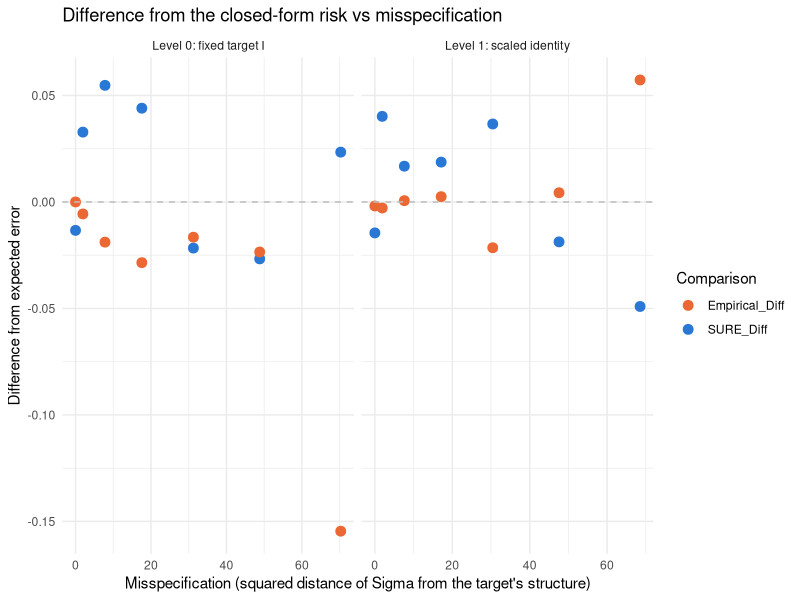
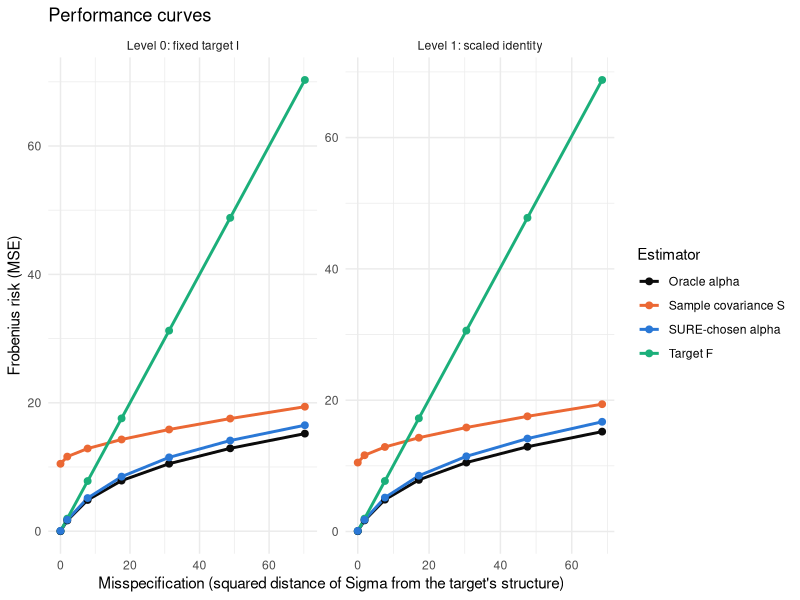
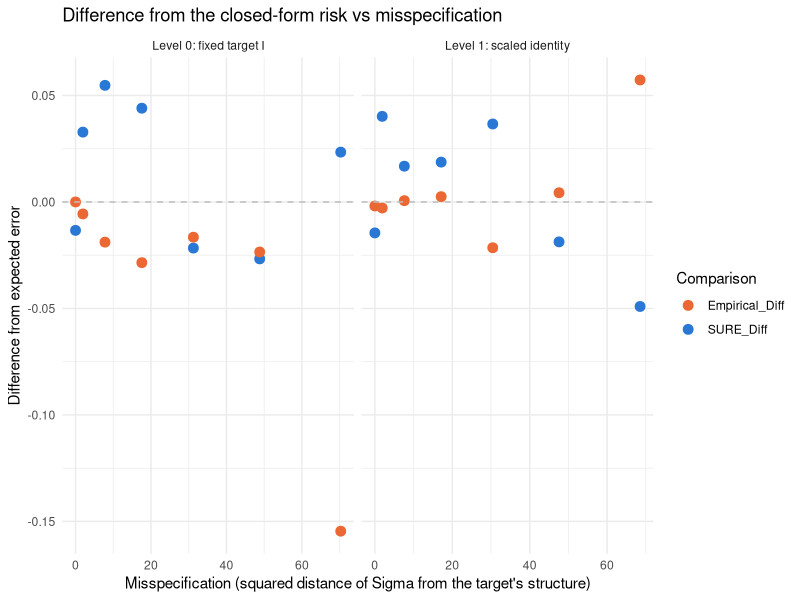
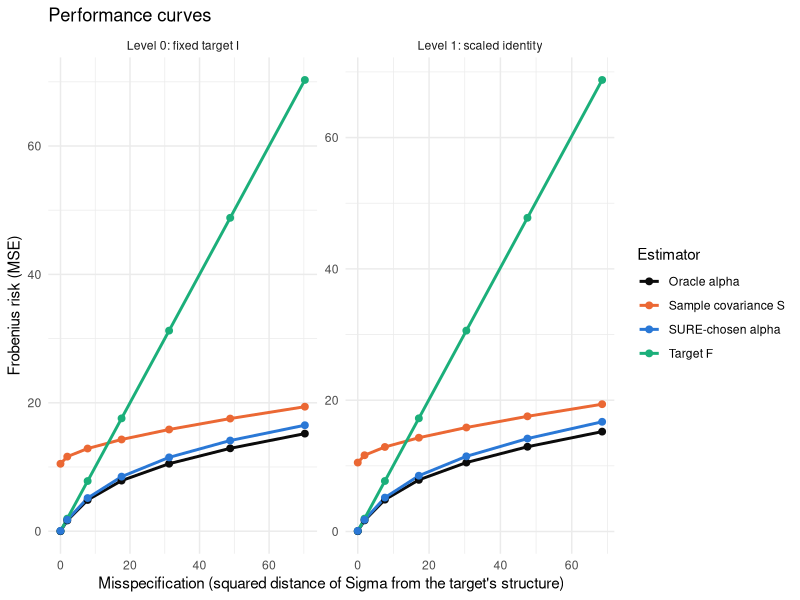

Here is the R script that generated these plots, in order:
## ---- chunk 1

# Load required packages
library(tidyverse)
library(MASS)         # for mvrnorm (multivariate normal sampling)

set.seed(2026)
## ---- chunk 2

# ---- Model -----------------------------------------------------------------
# Daily return vectors x_t ~ N(0, Sigma), i.i.d., known zero mean, T days, N stocks.
# No market series is needed: neither target uses it.

N <- 20
T_days <- 40
b <- runif(N, 0.5, 1.5)            # loadings for the structured part
d <- runif(N, 0.5, 1.5)            # variances for the structured part

# Family of true covariances: c = 0 gives Sigma = I (both targets exactly right),
# larger c moves Sigma away from I toward a structured matrix G.
G <- 0.5 * outer(b, b) + diag(d)
make_sigma <- function(c) (1 - c) * diag(N) + c * G

Sigma <- make_sigma(0.5)

# ---- Simulate one data set -----------------------------------------------
simulate_returns <- function(T_days, Sigma) {
  mvrnorm(n = T_days, mu = rep(0, nrow(Sigma)), Sigma = Sigma)
}

# ---- Targets ---------------------------------------------------------------
# Level 0: a fixed target chosen before seeing the data (the identity)
fixed_target <- function(S) diag(nrow(S))

# Level 1: scaled identity nu * I with nu = tr(S) / N
scaled_target <- function(S) (sum(diag(S)) / nrow(S)) * diag(nrow(S))

# ---- Shrinkage function ------------------------------------------------------
shrinkage_function <- function(S, F, alpha) {
  alpha * F + (1 - alpha) * S
}

# One sample, and check that it shrinks
X <- simulate_returns(T_days, Sigma)
S <- crossprod(X) / T_days
F1 <- scaled_target(S)
Sigma_hat <- shrinkage_function(S, F1, alpha = 0.5)
round(S[1:4, 1:4], 3)             # sample covariance
round(F1[1:4, 1:4], 3)            # scaled-identity target
round(Sigma_hat[1:4, 1:4], 3)     # shrunk: halfway between S and F
rm(X, S, F1, Sigma_hat)
## ---- chunk 3

# Unbiased estimates shared by both levels (Section 4, Step 3)
#   Vhat = sum_ij Varhat(s_ij) = [T (tr S)^2 + (T - 2) tr(S^2)] / [(T + 2)(T - 1)]
#   bhat = unbiased estimate of tr(Sigma^2) = T [T tr(S^2) - (tr S)^2] / [(T + 2)(T - 1)]
sure_terms <- function(X, level) {
  T_days <- nrow(X); N <- ncol(X)
  S <- crossprod(X) / T_days
  trS <- sum(diag(S)); trS2 <- sum(S^2)
  V  <- (T_days * trS^2 + (T_days - 2) * trS2) / ((T_days + 2) * (T_days - 1))
  bh <- T_days * (T_days * trS2 - trS^2) / ((T_days + 2) * (T_days - 1))
  if (level == 0) {
    F  <- fixed_target(S)
    Cv <- 0                                   # Level 0: Cov(f_ij, s_ij) = 0
  } else {
    F  <- scaled_target(S)
    Cv <- 2 * bh / (N * T_days)               # Level 1: estimate of 2 tr(Sigma^2) / (N T)
  }
  list(D2 = sum((F - S)^2), V = V, Cv = Cv, S = S, F = F)
}

sure_value <- function(terms, alpha) {
  alpha^2 * terms$D2 + (1 - 2 * alpha) * terms$V + 2 * alpha * terms$Cv
}

# SURE-chosen alpha: minimizer of the quadratic, kept in [0, 1]
sure_alpha <- function(terms) {
  min(max((terms$V - terms$Cv) / terms$D2, 0), 1)
}
## ---- chunk 4

# Closed-form true risk R(alpha) = E||alpha F + (1 - alpha) S - Sigma||^2
true_risk <- function(alpha, Sigma, T_days, level) {
  N <- nrow(Sigma)
  trS <- sum(diag(Sigma)); trS2 <- sum(Sigma^2)
  V <- (trS^2 + trS2) / T_days                                    # sum Var(s_ij)
  if (level == 0) {
    C   <- 0
    EFS <- sum((diag(N) - Sigma)^2) + V                           # E||I - S||^2
  } else {
    C   <- 2 * trS2 / (N * T_days)                                # sum Cov(f_ij, s_ij)
    EFS <- trS2 + V - trS^2 / N - 2 * trS2 / (N * T_days)         # E||nu I - S||^2
  }
  alpha^2 * EFS + (1 - 2 * alpha) * V + 2 * alpha * C
}

oracle_alpha <- function(Sigma, T_days, level) {
  r0 <- true_risk(0, Sigma, T_days, level)
  r1 <- true_risk(1, Sigma, T_days, level)
  rh <- true_risk(0.5, Sigma, T_days, level)
  c2 <- 2 * (r1 + r0 - 2 * rh); c1 <- r1 - r0 - c2
  min(max(-c1 / (2 * c2), 0), 1)
}

# Distance of the truth from the target's structure (the x-axis)
misspecification <- function(Sigma, level) {
  N <- nrow(Sigma)
  if (level == 0) sum((Sigma - diag(N))^2)
  else sum((Sigma - (sum(diag(Sigma)) / N) * diag(N))^2)
}
## ---- chunk 5

# Empirical check at one setting: average true loss vs average SURE vs closed-form risk
n <- 20000
alpha <- 0.5
for (level in c(0, 1)) {
  total_error <- 0; total_sure <- 0
  for (i in seq_len(n)) {
    st <- sure_terms(simulate_returns(T_days, Sigma), level)
    total_error <- total_error + sum((shrinkage_function(st$S, st$F, alpha) - Sigma)^2)
    total_sure  <- total_sure + sure_value(st, alpha)
  }
  cat("Level", level, ": empirical", round(total_error / n, 4),
      " average SURE", round(total_sure / n, 4),
      " closed form", round(true_risk(alpha, Sigma, T_days, level), 4), "\n")
}
rm(level, i, st, total_error, total_sure)
## ---- chunk 6

# Performance curve: loop over how far the truth is from the target
cs <- seq(0, 1, by = 1/6)
n_samples <- 5000
Performance <- tibble()

for (level in c(0, 1)) {
  for (c in cs) {
    Sigma_c <- make_sigma(c)
    a_star  <- oracle_alpha(Sigma_c, T_days, level)
    loss_sure <- 0; total_error <- 0; total_sure <- 0
    for (i in seq_len(n_samples)) {
      st <- sure_terms(simulate_returns(T_days, Sigma_c), level)
      loss_sure   <- loss_sure + sum((shrinkage_function(st$S, st$F, sure_alpha(st)) - Sigma_c)^2)
      total_error <- total_error + sum((shrinkage_function(st$S, st$F, a_star) - Sigma_c)^2)
      total_sure  <- total_sure + sure_value(st, a_star)
    }
    Performance <- bind_rows(Performance, tibble(
      Level = ifelse(level == 0, "Level 0: fixed target I", "Level 1: scaled identity"),
      c = c,
      Misspecification = misspecification(Sigma_c, level),
      Risk_S = true_risk(0, Sigma_c, T_days, level),
      Risk_F = true_risk(1, Sigma_c, T_days, level),
      Risk_oracle = true_risk(a_star, Sigma_c, T_days, level),
      Risk_SURE_tuned = loss_sure / n_samples,
      Expected_error = true_risk(a_star, Sigma_c, T_days, level),
      Empirical_Error = total_error / n_samples,
      Average_SURE = total_sure / n_samples))
  }
}
rm(level, c, Sigma_c, a_star, loss_sure, total_error, total_sure, i, st)

Performance
## ---- chunk 7
# Analysis: does SURE track the expected error at every setting?

Performance |>
  mutate(SURE_Diff = Average_SURE - Expected_error,
         Empirical_Diff = Empirical_Error - Expected_error) |>
  pivot_longer(c(SURE_Diff, Empirical_Diff), names_to = "Comparison", values_to = "Diff") |>
  ggplot(aes(x = Misspecification, y = Diff, color = Comparison)) +
    geom_point(size = 3) +
    geom_hline(yintercept = 0, linetype = "dashed", color = "gray") +
    facet_wrap(~ Level, scales = "free_x") +
    scale_color_manual(values = c(SURE_Diff = "#2a78d6", Empirical_Diff = "#eb6834")) +
    labs(title = "Difference from the closed-form risk vs misspecification",
         x = "Misspecification (squared distance of Sigma from the target's structure)",
         y = "Difference from expected error") +
    theme_minimal()
ggsave("out/levels01_diff_vs_misspec.png", width = 9, height = 4, dpi = 160)
## ---- chunk 8
# Performance curve: risk vs how far the truth is from the target

Performance |>
  dplyr::select(Level, Misspecification, Risk_S, Risk_F, Risk_oracle, Risk_SURE_tuned) |>
  pivot_longer(-c(Level, Misspecification), names_to = "Estimator", values_to = "Risk") |>
  mutate(Estimator = recode(Estimator,
                            Risk_S = "Sample covariance S",
                            Risk_F = "Target F",
                            Risk_oracle = "Oracle alpha",
                            Risk_SURE_tuned = "SURE-chosen alpha")) |>
  ggplot(aes(x = Misspecification, y = Risk, color = Estimator)) +
    geom_line(linewidth = 1) +
    geom_point(size = 2) +
    facet_wrap(~ Level, scales = "free") +
    scale_color_manual(values = c("Sample covariance S" = "#eb6834",
                                  "Target F" = "#1baf7a",
                                  "Oracle alpha" = "#0b0b0b",
                                  "SURE-chosen alpha" = "#2a78d6")) +
    labs(title = "Performance curves",
         x = "Misspecification (squared distance of Sigma from the target's structure)",
         y = "Frobenius risk (MSE)") +
    theme_minimal()
ggsave("out/levels01_performance_curve.png", width = 9, height = 4, dpi = 160)
